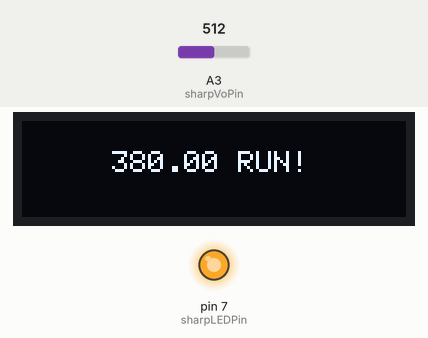
Bench run of a sketch on a simulated Arduino Uno, built with avr-gcc and run on an emulated ATmega328P. Shown: 128×32 one-colour display, output pins drawn as LEDs (lit = HIGH). Inputs (shaded band) come from the test bench; at power-on: A3 (sharpVoPin) = 512. What the sketch prints to the serial monitor is not drawn.

Above: at 3.6 s.
3.7 s: A3 (sharpVoPin) set to 122
At 6.2 s:
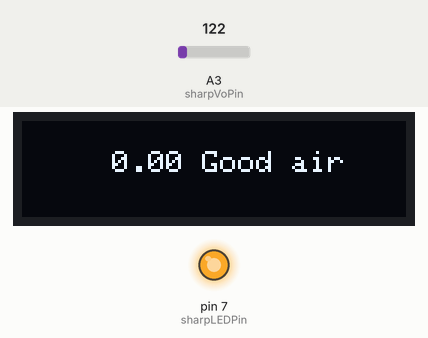
6.5 s: A3 (sharpVoPin) set to 160
At 9.2 s:
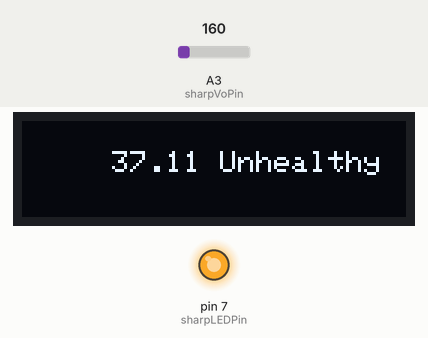
9.5 s: A3 (sharpVoPin) set to 260
At 11.9 s:
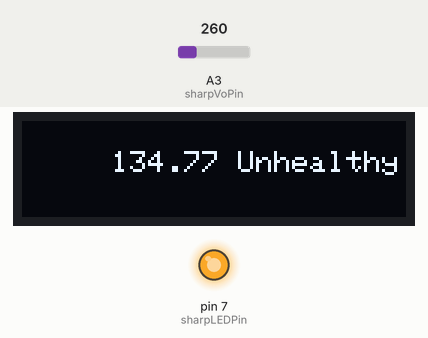
12.5 s: A3 (sharpVoPin) set to 46
At 13.6 s:
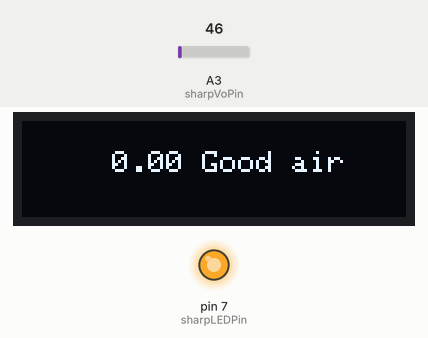
Timing chart, 0 to 15.5 s (numbered marks = the images above; inputs shaded):
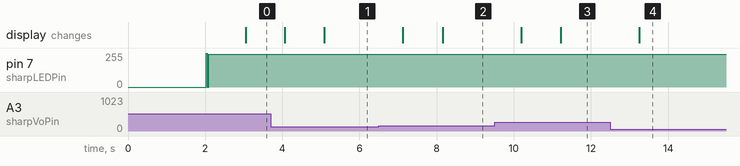

Measured:
- after the input at 3.7 s, the display: first changes after 0.37 s (image 1 shows a later state)
- after the input at 6.5 s, the display: first changes after 0.63 s (image 2 shows a later state)
- after the input at 9.5 s, pin 7 (sharpLEDPin): stays 247/255 (without the input it goes to 255/255 after 0.71 s); the display: first changes after 0.70 s (image 3 shows a later state)
- after the input at 12.5 s, the display: changes after 0.75 s (image 4)

The sketch:

code16juin.ino
```cpp
// Choose program options.
//#define PRINT_RAW_DATA
#define USE_AVG

// Arduino pin numbers.
const int sharpLEDPin = 7;   // Arduino digital pin 7 connect to sensor LED.
const int sharpVoPin = A3;   // Arduino analog pin 5 connect to sensor Vo.


#include <Wire.h>
#include <Adafruit_GFX.h>
#include <Adafruit_SSD1306.h>


#define SCREEN_WIDTH 128
#define SCREEN_HEIGHT 32

Adafruit_SSD1306 display(SCREEN_WIDTH, SCREEN_HEIGHT, &Wire, -1);


// For averaging last N raw voltage readings.
#ifdef USE_AVG
#define N 100
static unsigned long VoRawTotal = 0;
static int VoRawCount = 0;
#endif // USE_AVG

// Set the typical output voltage in Volts when there is zero dust.
static float Voc = 0.6;

// Use the typical sensitivity in units of V per 100ug/m3.
const float K = 0.5;

/////////////////////////////////////////////////////////////////////////////

// Helper functions to print a data value to the serial monitor.
void printValue(String text, unsigned int value, bool isLast = false) {
  Serial.print(text);
  Serial.print("=");
  Serial.print(value);
  if (!isLast) {
    Serial.print(", ");
  }
}
void printFValue(String text, float value, String units, bool isLast = false) {
  Serial.print(text);
  Serial.print("=");
  Serial.print(value);
  Serial.print(units);
  if (!isLast) {
    Serial.print(", ");
  }
}

/////////////////////////////////////////////////////////////////////////////

// Arduino setup function.
void setup() {

  if (!display.begin(SSD1306_SWITCHCAPVCC, 0x3C)) {
    Serial.println(F("SSD1306 allocation failed"));
  }
  // Set LED pin for output.
  pinMode(sharpLEDPin, OUTPUT);

  // Start the hardware serial port for the serial monitor.
  Serial.begin(9600);

  // Wait two seconds for startup.
  delay(2000);
  Serial.println("");
  Serial.println("GP2Y1014AU0F Demo");
  Serial.println("=================");
}

// Arduino main loop.
void loop() {
  // Turn on the dust sensor LED by setting digital pin LOW.
  digitalWrite(sharpLEDPin, LOW);

  // Wait 0.28ms before taking a reading of the output voltage as per spec.
  delayMicroseconds(280);

  // Record the output voltage. This operation takes around 100 microseconds.
  int VoRaw = analogRead(sharpVoPin);

  // Turn the dust sensor LED off by setting digital pin HIGH.
  digitalWrite(sharpLEDPin, HIGH);

  // Wait for remainder of the 10ms cycle = 10000 - 280 - 100 microseconds.
  delayMicroseconds(9620);

  // Print raw voltage value (number from 0 to 1023).
#ifdef PRINT_RAW_DATA
  printValue("VoRaw", VoRaw, true);
  Serial.println("");
#endif // PRINT_RAW_DATA

  // Use averaging if needed.
  float Vo = VoRaw;
#ifdef USE_AVG
  VoRawTotal += VoRaw;
  VoRawCount++;
  if ( VoRawCount >= N ) {
    Vo = 1.0 * VoRawTotal / N;
    VoRawCount = 0;
    VoRawTotal = 0;
  } else {
    return;
  }
#endif // USE_AVG

  // Compute the output voltage in Volts.
  Vo = Vo / 1024.0 * 5.0;
  printFValue("Vo", Vo * 1000.0, "mV");

  // Convert to Dust Density in units of ug/m3.
  float dV = Vo - Voc;
  if ( dV < 0 ) {
    dV = 0;
    Voc = Vo;
  }
  float dustDensity = dV / K * 100.0;
  printFValue("DustDensity", dustDensity, "ug/m3", true);
  Serial.println("");

  if ((dustDensity >= 0) && (dustDensity <= 12)) {
    Serial.println("- Good air -");
    display.clearDisplay();                  // Efface tout ce qui ce trouve a l'écran.
    display.setTextSize(1);                  // Ajuste la dimension du texte qui sera affiché.
    display.setTextColor(WHITE);             // Ajuste la couleur du texte qui sera affiché (Dois rester blanc.
    display.setCursor(30, 10);                // Ajuste la position du texte sur l'écran.
    display.print(dustDensity);            // Le texte qui sera imprimé a l'écran
    display.print(" Good air");
    display.display();                       // Permet a l'écran de changer ses caracthères.
  } else if ((dustDensity >= 13) && (dustDensity <= 35)) {
    Serial.println("- Moderate air -");
    display.clearDisplay();                  // Efface tout ce qui ce trouve a l'écran.
    display.setTextSize(1);                  // Ajuste la dimension du texte qui sera affiché.
    display.setTextColor(WHITE);             // Ajuste la couleur du texte qui sera affiché (Dois rester blanc.
    display.setCursor(30, 10);                // Ajuste la position du texte sur l'écran.
    display.print(dustDensity);            // Le texte qui sera imprimé a l'écran
    display.print(" Moyenne");
    display.display();
  } else if ((dustDensity >= 36) && (dustDensity <= 55)) {
    Serial.println("- Unhealthy for sensitive groupe -");
    display.clearDisplay();                  // Efface tout ce qui ce trouve a l'écran.
    display.setTextSize(1);                  // Ajuste la dimension du texte qui sera affiché.
    display.setTextColor(WHITE);             // Ajuste la couleur du texte qui sera affiché (Dois rester blanc.
    display.setCursor(30, 10);                // Ajuste la position du texte sur l'écran.
    display.print(dustDensity);            // Le texte qui sera imprimé a l'écran
    display.print(" Unhealthy");
    display.display();
  } else if ((dustDensity >= 56) && (dustDensity <= 150)) {
    Serial.println("- bad -");
    display.clearDisplay();                  // Efface tout ce qui ce trouve a l'écran.
    display.setTextSize(1);                  // Ajuste la dimension du texte qui sera affiché.
    display.setTextColor(WHITE);             // Ajuste la couleur du texte qui sera affiché (Dois rester blanc.
    display.setCursor(30, 10);                // Ajuste la position du texte sur l'écran.
    display.print(dustDensity);            // Le texte qui sera imprimé a l'écran
    display.print(" Unhealthy");
    display.display();
  } else if ((dustDensity >= 151) && (dustDensity <= 250)) {
    Serial.println("- Very unhealty -");
    display.clearDisplay();                  // Efface tout ce qui ce trouve a l'écran.
    display.setTextSize(1);                  // Ajuste la dimension du texte qui sera affiché.
    display.setTextColor(WHITE);             // Ajuste la couleur du texte qui sera affiché (Dois rester blanc.
    display.setCursor(30, 10);                // Ajuste la position du texte sur l'écran.
    display.print(dustDensity);            // Le texte qui sera imprimé a l'écran
    display.print(" Dangerous");
    display.display();
  } else {
    Serial.println("- You will die soon-");
    display.clearDisplay();                  // Efface tout ce qui ce trouve a l'écran.
    display.setTextSize(1);                  // Ajuste la dimension du texte qui sera affiché.
    display.setTextColor(WHITE);             // Ajuste la couleur du texte qui sera affiché (Dois rester blanc.
    display.setCursor(30, 10);                // Ajuste la position du texte sur l'écran.
    display.print(dustDensity);            // Le texte qui sera imprimé a l'écran
    display.print(" RUN!");
    display.display();
  }


} // END PROGRAM
```
